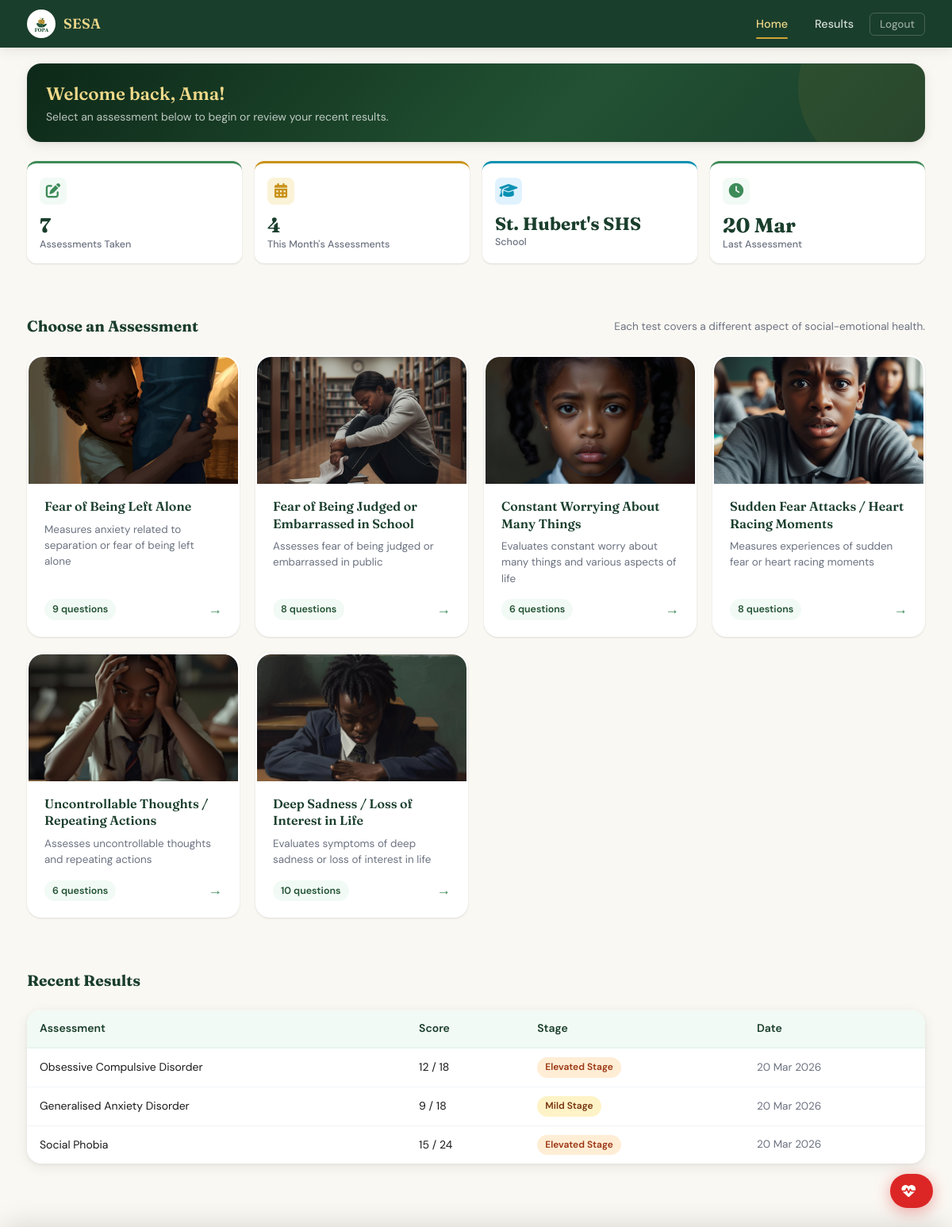
/home (signed in), run on the app's committed database.
### app/models/account.py (models this page shows, shortened)
class Accounts(UserMixin, db.Model):
    __tablename__ = 'accounts'
    id = db.Column(db.Integer, primary_key=True)
    fname = db.Column(db.String(100), nullable=False)
    lname = db.Column(db.String(100), nullable=False)
    email = db.Column(db.String(120), unique=True, nullable=False, index=True)
    username = db.Column(db.String(50), unique=True, nullable=False, index=True)
    password = db.Column(db.String(256), nullable=False)
    school_name = db.Column(db.String(200), nullable=True)
    gender = db.Column(db.String(20), nullable=True)
    birthdate = db.Column(db.Date, nullable=True)
    last_login = db.Column(db.DateTime, nullable=True)
    created_at = db.Column(db.DateTime, default=lambda: datetime.now(timezone.utc))
    school_id = db.Column(
        db.Integer,
        db.ForeignKey('school.id', ondelete='CASCADE', name='fk_accounts_school_id'),
        nullable=True,
        index=True
    )
    class_group = db.Column(db.String(50), nullable=True)   # e.g. "Form 2A", "JHS 3B"
    is_admin = db.Column(db.Boolean, default=False, nullable=False)
    is_counsellor = db.Column(db.Boolean, default=False, server_default='0', nullable=False)
    failed_attempts = db.Column(db.Integer, default=0, server_default='0', nullable=False)
    locked_until = db.Column(db.DateTime, nullable=True)  # NULL = not locked
    phone = db.Column(db.String(20), nullable=True)
    consent_given = db.Column(db.Boolean, default=False, nullable=False, server_default='0')
    consent_given_at = db.Column(db.DateTime, nullable=True)
    consent_version = db.Column(db.String(10), nullable=True)  # e.g. 'v1.0'
    test_results = db.relationship(
        'TestResult',
        backref='account',
        lazy='dynamic',
        cascade='all, delete-orphan'
    )
    @property
    def full_name(self):
        return f'{self.fname} {self.lname}'
    @property
    def is_super_admin(self):
        return self.is_admin
    @property
    def role(self):
        if self.is_admin:
            return 'superadmin'
        if self.is_counsellor:
            return 'counsellor'
        return 'student'
    LOCKOUT_THRESHOLD = 5      # failed attempts before lockout
    LOCKOUT_MINUTES   = 15     # minutes locked after threshold reached

### app/models/test_result.py (models this page shows, shortened)
class TestResult(db.Model):
    __tablename__ = 'test_results'
    id = db.Column(db.Integer, primary_key=True)
    user_id = db.Column(db.Integer, db.ForeignKey('accounts.id', ondelete='CASCADE'), nullable=False, index=True)
    test_type = db.Column(db.String(100), nullable=False, index=True)
    score = db.Column(db.Integer, nullable=False)
    max_score = db.Column(db.Integer, nullable=True)
    stage = db.Column(db.String(50), nullable=True, index=True)  # "Normal Stage", "Mild Stage", etc.
    _feedback_encrypted = db.Column('feedback', db.Text, nullable=True)
    @property
    def feedback(self):
        if not self._feedback_encrypted:
            return None
        f = _get_fernet()
        if not f:
            return self._feedback_encrypted
        try:
            return f.decrypt(self._feedback_encrypted.encode()).decode()
        except Exception:
            return self._feedback_encrypted
    @feedback.setter
    def feedback(self, value):
        if not value:
            self._feedback_encrypted = None
            return
        f = _get_fernet()
        if not f:
            self._feedback_encrypted = value
            return
        self._feedback_encrypted = f.encrypt(value.encode()).decode()
    details = db.Column(db.Text, nullable=True)           # kept for backward compat
    taken_at = db.Column(db.DateTime, default=lambda: datetime.now(timezone.utc), index=True)

### app/routes/main.py (the view, shortened to what this page needs)
@main_bp.route('/home')
@login_required
def home():
    user = current_user
    results = user.test_results.order_by(TestResult.taken_at.desc()).all()
    total_tests = len(results)
    most_recent = results[0] if results else None
    question_counts = current_app._question_counts
    tests_meta = [
        {'name': 'Separation Anxiety Disorder',   'key': 'sad',  'count': question_counts.get('Separation Anxiety Disorder',   0), 'icon': '🏠', 'color': 'teal'},
        {'name': 'Social Phobia',                 'key': 'sp',   'count': question_counts.get('Social Phobia',                 0), 'icon': '👥', 'color': 'blue'},
        {'name': 'Generalised Anxiety Disorder',  'key': 'gad',  'count': question_counts.get('Generalised Anxiety Disorder',  0), 'icon': '🌀', 'color': 'purple'},
        {'name': 'Panic Disorder',                'key': 'pd',   'count': question_counts.get('Panic Disorder',                0), 'icon': '💨', 'color': 'orange'},
        {'name': 'Obsessive Compulsive Disorder', 'key': 'ocd',  'count': question_counts.get('Obsessive Compulsive Disorder', 0), 'icon': '🔄', 'color': 'red'},
        {'name': 'Major Depressive Disorder',     'key': 'mdd',  'count': question_counts.get('Major Depressive Disorder',    0), 'icon': '🌧', 'color': 'indigo'},
    ]
    from datetime import datetime, timedelta, timezone
    now = datetime.now()
    this_month_results = [
        r for r in results
        if r.taken_at and r.taken_at.month == now.month and r.taken_at.year == now.year
    ]
    tests_this_month = len(this_month_results)
    latest_by_type = {}
    for r in results:
        if r.test_type not in latest_by_type:
            latest_by_type[r.test_type] = r
    avg_score = total_tests        # repurposed: total assessments taken
    prev_avg = tests_this_month    # repurposed: assessments this month
    score_change = None            # no longer used
    recent_results = results[:3]  # 5 most recent for the home table
    return render_template(
        'main/home.html',
        user=user,
        total_tests=total_tests,
        avg_score=avg_score,
        most_recent=most_recent,
        tests_meta=tests_meta,
        score_change=score_change,
        prev_avg=prev_avg,
        recent_results=recent_results,
        latest_by_type=latest_by_type,
    )

### app/__init__.py (called while the page is built)
def _init_extensions(app: Flask) -> None:
    app.config.setdefault("SQLALCHEMY_ENGINE_OPTIONS", {}).update({
        "pool_pre_ping": True,   # test connection before using it
        "pool_recycle":  300,    # recycle connections every 5 minutes
        "pool_size":     5,      # max persistent connections
        "max_overflow":  2,      # extra connections under load
    })
    db.init_app(app)
    migrate.init_app(app, db)
    csrf.init_app(app)
    login_manager.init_app(app)
    limiter.init_app(app)
    from app.models.account import Accounts
    from app.models.quiz_session import QuizSession  # noqa: F401
    from app.models.counsellor_profile import CounsellorProfile  # noqa: F401
    @login_manager.user_loader
    def load_user(user_id: str):
        return Accounts.query.get(int(user_id))

### app/templates/main/home.html (shortened to what this page needs)
{% extends 'base.html' %}
{% block nav_links %}
  <li><a href="{{ url_for('main.home') }}" class="active">Home</a></li>
  <li><a href="{{ url_for('main.results') }}">Results</a></li>
  <li><a href="{{ url_for('auth.logout') }}" class="btn-nav-logout">Logout</a></li>
{% endblock %}
{% block body %}
<div class="container" style="padding-bottom: 48px;">
  <div class="page-context">
    <h1>Welcome back, {{ user.fname }}! </h1>
    <p>Select an assessment below to begin or review your recent results.</p>
  </div>
  <div class="stat-grid">
    <div class="stat-card">
      <div class="stat-icon"><i class="fa-solid fa-pen-to-square" style="color: var(--green-500);"></i></div>
      <div class="stat-value">{{ total_tests }}</div>
      <div class="stat-label">Assessments Taken</div>
    </div>
    <div class="stat-card gold">
      <div class="stat-icon"><i class="fa-solid fa-calendar-days" style="color: var(--gold-500);"></i></div>
      <div class="stat-value">{{ prev_avg }}</div>
      <div class="stat-label">This Month's Assessments</div>
    </div>
    <div class="stat-card teal">
      <div class="stat-icon"><i class="fa-solid fa-graduation-cap" style="color: #0891b2;"></i></div>
      <div class="stat-value" style="font-size: clamp(0.85rem, 3vw, 1.4rem); white-space: nowrap; overflow: hidden; text-overflow: ellipsis; max-width: 100%;">{{ user.school_name if user.school_name else '—' }}</div>
      <div class="stat-label">School</div>
    </div>
    <div class="stat-card">
      <div class="stat-icon"><i class="fa-solid fa-clock" style="color: var(--green-500);"></i></div>
      <div class="stat-value">{% if most_recent %}{{ most_recent.taken_at.strftime('%d %b') }}{% else %}—{% endif %}</div>
      <div class="stat-label">Last Assessment</div>
    </div>
  </div>
  <div class="section" id="assessments">
    <div class="section-head">
      <h2>Choose an Assessment</h2>
      <p style="font-size: 0.85rem; color: var(--gray-500);">Each test covers a different aspect of social-emotional health.</p>
    </div>
    <div class="test-grid">
      {% for test in tests_meta %}
      <a href="{{ url_for('test.display_questions', test_type=test.name) }}" class="test-card">
        <div class="test-card-image">
          <img src="{{ url_for('static', filename=test.image) }}"
               alt="{{ test.name }}"
               loading="lazy"
               width="400"
               height="160">
        </div>
        <div class="test-card-content">
          <h3>{{ test.title }}</h3>
          <p>{{ test.desc }}</p>
          <div class="test-card-meta">
            <span class="test-card-count">{{ test.count }} questions</span>
            <span class="test-card-arrow">→</span>
          </div>
        </div>
      </a>
      {% endfor %}
    </div>
  </div>
  {% if recent_results %}
  <div class="section">
    <div class="section-head">
      <h2>Recent Results</h2>
    </div>
    <div class="card">
      <div class="table-wrapper">
        <table class="table">
          <thead>
            <tr>
              <th>Assessment</th>
              <th>Score</th>
              <th>Stage</th>
              <th>Date</th>
            </tr>
          </thead>
          <tbody>
            {% for r in recent_results %}
            <tr>
              <td data-label="Assessment">{{ r.test_type }}</td>
              <td data-label="Score">{{ r.score }}{% if r.max_score %} / {{ r.max_score }}{% endif %}</td>
              <td data-label="Stage">
                {% set s = (r.stage or r.details or 'Unknown') | lower %}
                <span class="badge {% if 'normal' in s %}stage-normal{% elif 'mild' in s %}stage-mild{% elif 'elevated' in s %}stage-elevated{% elif 'clinical' in s %}stage-clinical{% else %}badge-gray{% endif %}">
                  {{ r.stage or r.details or 'Unknown' }}
                </span>
              </td>
              <td data-label="Date" style="color: var(--gray-500); font-size: 0.85rem;">{{ r.taken_at.strftime('%d %b %Y') }}</td>
            </tr>
            {% endfor %}
          </tbody>
        </table>
      </div>
    </div>
  </div>
  {% endif %}
</div>
{% endblock %}

### data on the page
Accounts: fname "Ama", school_name "St. Hubert's SHS"
TestResult: taken_at "20 Mar", test_type "Obsessive Compulsive Disorder", score "12", max_score "18", stage "Elevated Stage", taken_at "20 Mar 2026"
TestResult: test_type "Generalised Anxiety Disorder", score "9", max_score "18", stage "Mild Stage", taken_at "20 Mar 2026"
TestResult: test_type "Social Phobia", score "15", max_score "24", stage "Elevated Stage", taken_at "20 Mar 2026"

### other printed values
{{ total_tests }} "7"
{{ prev_avg }} "4"
{{ test.title }} "Fear of Being Left Alone" "Fear of Being Judged or Embarrassed in School" "Constant Worrying About Many Things" "Sudden Fear Attacks / Heart Racing Moments" "Uncontrollable Thoughts / Repeating Actions" "Deep Sadness / Loss of Interest in Life"
{{ test.desc }} "Measures anxiety related to separation or fear of being left alone" "Assesses fear of being judged or embarrassed in public" "Evaluates constant worry about many things and various aspects of life" "Measures experiences of sudden fear or heart racing moments" "Assesses uncontrollable thoughts and repeating actions" "Evaluates symptoms of deep sadness or loss of interest in life"
{{ test.count }} "9" "8" "6" "8" "6" "10"
